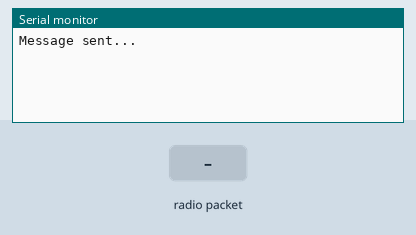
The sketch below on a simulated Arduino Uno, built with avr-gcc and run on an emulated ATmega328P. Shown: the last lines printed to the serial monitor. The inputs (shaded band) are chosen by the test bench. No radio packets arrive unless stated.

Above: at 1.2 s.
1.3 s: radio packet "1" arrives
At 2.4 s:
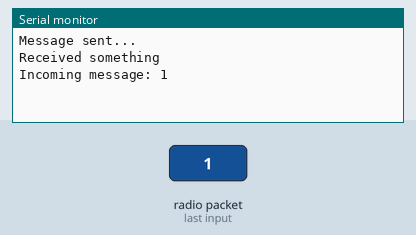
2.8 s: radio packet "0" arrives
At 3.6 s:
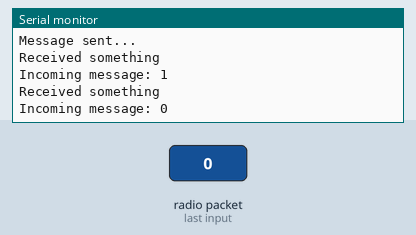
4.3 s: radio packet "2" arrives
At 4.7 s:
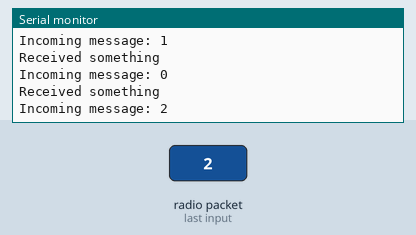

The sketch:

Transmitter.ino
```cpp
#include <SPI.h>
#include <nRF24L01.h>
#include <RF24.h>

RF24 radio(7, 8); // CE, CSN

const byte addresses[][6] = {"00001", "00002"};

char message[50];

char incoming_message[50];

void setup() {
  Serial.begin(9600);

  radio.begin();

  //set the address
  radio.openWritingPipe(addresses[1]);

  radio.openReadingPipe(1, addresses[0]);

  radio.setPALevel(RF24_PA_MIN);

  String str_message = "switch";

  str_message.toCharArray(message, 50);

  radio.stopListening();

  radio.write(&message, sizeof(message));

  Serial.println("Message sent...");

  delay(5);

  radio.startListening();
}

void loop() {

    if (radio.available()) {
      char incoming_text[50] = "";

      Serial.println("Received something");

      radio.read(&incoming_text, sizeof(incoming_text));

      String str_incoming_text = String(incoming_text);

      Serial.print("Incoming message: ");

      Serial.println(str_incoming_text);
    }


}
```

Measured:
- after the input at 1.3 s, the serial monitor: prints a new line at once (image 1)
- after the input at 2.8 s, the serial monitor: prints a new line at once (image 2)
- after the input at 4.3 s, the serial monitor: prints a new line at once (image 3)
